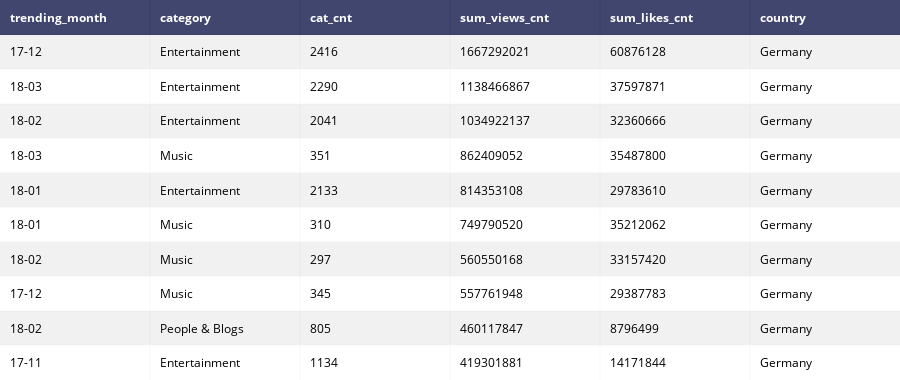

The notebook cell this image was saved under:
### Code cell
iplot(table)

### Figure 1 — Plotly figure (JSON) as saved in the notebook; plotly's stock layout.template omitted (floating-point values rounded to 4 significant figures)
{"data": [{"colorscale": [[0, "#00083e"], [0.5, "#ededee"], [1, "#ffffff"]], "hoverinfo": "none", "opacity": 0.75, "showscale": false, "type": "heatmap", "z": [[0, 0, 0, 0, 0, 0], [0.5, 0.5, 0.5, 0.5, 0.5, 0.5], [1, 1, 1, 1, 1, 1], [0.5, 0.5, 0.5, 0.5, 0.5, 0.5], [1, 1, 1, 1, 1, 1], [0.5, 0.5, 0.5, 0.5, 0.5, 0.5], [1, 1, 1, 1, 1, 1], [0.5, 0.5, 0.5, 0.5, 0.5, 0.5], [1, 1, 1, 1, 1, 1], [0.5, 0.5, 0.5, 0.5, 0.5, 0.5], [1, 1, 1, 1, 1, 1]]}], "layout": {"annotations": [{"align": "left", "font": {"color": "#ffffff"}, "showarrow": false, "text": "<b>trending_month</b>", "x": -0.45, "xanchor": "left", "xref": "x1", "y": 0, "yref": "y1"}, {"align": "left", "font": {"color": "#ffffff"}, "showarrow": false, "text": "<b>category</b>", "x": 0.55, "xanchor": "left", "xref": "x1", "y": 0, "yref": "y1"}, {"align": "left", "font": {"color": "#ffffff"}, "showarrow": false, "text": "<b>cat_cnt</b>", "x": 1.55, "xanchor": "left", "xref": "x1", "y": 0, "yref": "y1"}, {"align": "left", "font": {"color": "#ffffff"}, "showarrow": false, "text": "<b>sum_views_cnt</b>", "x": 2.55, "xanchor": "left", "xref": "x1", "y": 0, "yref": "y1"}, {"align": "left", "font": {"color": "#ffffff"}, "showarrow": false, "text": "<b>sum_likes_cnt</b>", "x": 3.55, "xanchor": "left", "xref": "x1", "y": 0, "yref": "y1"}, {"align": "left", "font": {"color": "#ffffff"}, "showarrow": false, "text": "<b>country</b>", "x": 4.55, "xanchor": "left", "xref": "x1", "y": 0, "yref": "y1"}, {"align": "left", "font": {"color": "#000000"}, "showarrow": false, "text": "17-12", "x": -0.45, "xanchor": "left", "xref": "x1", "y": 1, "yref": "y1"}, {"align": "left", "font": {"color": "#000000"}, "showarrow": false, "text": "Entertainment", "x": 0.55, "xanchor": "left", "xref": "x1", "y": 1, "yref": "y1"}, {"align": "left", "font": {"color": "#000000"}, "showarrow": false, "text": "2416", "x": 1.55, "xanchor": "left", "xref": "x1", "y": 1, "yref": "y1"}, {"align": "left", "font": {"color": "#000000"}, "showarrow": false, "text": "1667292021", "x": 2.55, "xanchor": "left", "xref": "x1", "y": 1, "yref": "y1"}, {"align": "left", "font": {"color": "#000000"}, "showarrow": false, "text": "60876128", "x": 3.55, "xanchor": "left", "xref": "x1", "y": 1, "yref": "y1"}, {"align": "left", "font": {"color": "#000000"}, "showarrow": false, "text": "Germany", "x": 4.55, "xanchor": "left", "xref": "x1", "y": 1, "yref": "y1"}, {"align": "left", "font": {"color": "#000000"}, "showarrow": false, "text": "18-03", "x": -0.45, "xanchor": "left", "xref": "x1", "y": 2, "yref": "y1"}, {"align": "left", "font": {"color": "#000000"}, "showarrow": false, "text": "Entertainment", "x": 0.55, "xanchor": "left", "xref": "x1", "y": 2, "yref": "y1"}, {"align": "left", "font": {"color": "#000000"}, "showarrow": false, "text": "2290", "x": 1.55, "xanchor": "left", "xref": "x1", "y": 2, "yref": "y1"}, {"align": "left", "font": {"color": "#000000"}, "showarrow": false, "text": "1138466867", "x": 2.55, "xanchor": "left", "xref": "x1", "y": 2, "yref": "y1"}, {"align": "left", "font": {"color": "#000000"}, "showarrow": false, "text": "37597871", "x": 3.55, "xanchor": "left", "xref": "x1", "y": 2, "yref": "y1"}, {"align": "left", "font": {"color": "#000000"}, "showarrow": false, "text": "Germany", "x": 4.55, "xanchor": "left", "xref": "x1", "y": 2, "yref": "y1"}, {"align": "left", "font": {"color": "#000000"}, "showarrow": false, "text": "18-02", "x": -0.45, "xanchor": "left", "xref": "x1", "y": 3, "yref": "y1"}, {"align": "left", "font": {"color": "#000000"}, "showarrow": false, "text": "Entertainment", "x": 0.55, "xanchor": "left", "xref": "x1", "y": 3, "yref": "y1"}, {"align": "left", "font": {"color": "#000000"}, "showarrow": false, "text": "2041", "x": 1.55, "xanchor": "left", "xref": "x1", "y": 3, "yref": "y1"}, {"align": "left", "font": {"color": "#000000"}, "showarrow": false, "text": "1034922137", "x": 2.55, "xanchor": "left", "xref": "x1", "y": 3, "yref": "y1"}, {"align": "left", "font": {"color": "#000000"}, "showarrow": false, "text": "32360666", "x": 3.55, "xanchor": "left", "xref": "x1", "y": 3, "yref": "y1"}, {"align": "left", "font": {"color": "#000000"}, "showarrow": false, "text": "Germany", "x": 4.55, "xanchor": "left", "xref": "x1", "y": 3, "yref": "y1"}, {"align": "left", "font": {"color": "#000000"}, "showarrow": false, "text": "18-03", "x": -0.45, "xanchor": "left", "xref": "x1", "y": 4, "yref": "y1"}, {"align": "left", "font": {"color": "#000000"}, "showarrow": false, "text": "Music", "x": 0.55, "xanchor": "left", "xref": "x1", "y": 4, "yref": "y1"}, {"align": "left", "font": {"color": "#000000"}, "showarrow": false, "text": "351", "x": 1.55, "xanchor": "left", "xref": "x1", "y": 4, "yref": "y1"}, {"align": "left", "font": {"color": "#000000"}, "showarrow": false, "text": "862409052", "x": 2.55, "xanchor": "left", "xref": "x1", "y": 4, "yref": "y1"}, {"align": "left", "font": {"color": "#000000"}, "showarrow": false, "text": "35487800", "x": 3.55, "xanchor": "left", "xref": "x1", "y": 4, "yref": "y1"}, {"align": "left", "font": {"color": "#000000"}, "showarrow": false, "text": "Germany", "x": 4.55, "xanchor": "left", "xref": "x1", "y": 4, "yref": "y1"}, {"align": "left", "font": {"color": "#000000"}, "showarrow": false, "text": "18-01", "x": -0.45, "xanchor": "left", "xref": "x1", "y": 5, "yref": "y1"}, {"align": "left", "font": {"color": "#000000"}, "showarrow": false, "text": "Entertainment", "x": 0.55, "xanchor": "left", "xref": "x1", "y": 5, "yref": "y1"}, {"align": "left", "font": {"color": "#000000"}, "showarrow": false, "text": "2133", "x": 1.55, "xanchor": "left", "xref": "x1", "y": 5, "yref": "y1"}, {"align": "left", "font": {"color": "#000000"}, "showarrow": false, "text": "814353108", "x": 2.55, "xanchor": "left", "xref": "x1", "y": 5, "yref": "y1"}, {"align": "left", "font": {"color": "#000000"}, "showarrow": false, "text": "29783610", "x": 3.55, "xanchor": "left", "xref": "x1", "y": 5, "yref": "y1"}, {"align": "left", "font": {"color": "#000000"}, "showarrow": false, "text": "Germany", "x": 4.55, "xanchor": "left", "xref": "x1", "y": 5, "yref": "y1"}, {"align": "left", "font": {"color": "#000000"}, "showarrow": false, "text": "18-01", "x": -0.45, "xanchor": "left", "xref": "x1", "y": 6, "yref": "y1"}, {"align": "left", "font": {"color": "#000000"}, "showarrow": false, "text": "Music", "x": 0.55, "xanchor": "left", "xref": "x1", "y": 6, "yref": "y1"}, {"align": "left", "font": {"color": "#000000"}, "showarrow": false, "text": "310", "x": 1.55, "xanchor": "left", "xref": "x1", "y": 6, "yref": "y1"}, {"align": "left", "font": {"color": "#000000"}, "showarrow": false, "text": "749790520", "x": 2.55, "xanchor": "left", "xref": "x1", "y": 6, "yref": "y1"}, {"align": "left", "font": {"color": "#000000"}, "showarrow": false, "text": "35212062", "x": 3.55, "xanchor": "left", "xref": "x1", "y": 6, "yref": "y1"}, {"align": "left", "font": {"color": "#000000"}, "showarrow": false, "text": "Germany", "x": 4.55, "xanchor": "left", "xref": "x1", "y": 6, "yref": "y1"}, {"align": "left", "font": {"color": "#000000"}, "showarrow": false, "text": "18-02", "x": -0.45, "xanchor": "left", "xref": "x1", "y": 7, "yref": "y1"}, {"align": "left", "font": {"color": "#000000"}, "showarrow": false, "text": "Music", "x": 0.55, "xanchor": "left", "xref": "x1", "y": 7, "yref": "y1"}, {"align": "left", "font": {"color": "#000000"}, "showarrow": false, "text": "297", "x": 1.55, "xanchor": "left", "xref": "x1", "y": 7, "yref": "y1"}, {"align": "left", "font": {"color": "#000000"}, "showarrow": false, "text": "560550168", "x": 2.55, "xanchor": "left", "xref": "x1", "y": 7, "yref": "y1"}, {"align": "left", "font": {"color": "#000000"}, "showarrow": false, "text": "33157420", "x": 3.55, "xanchor": "left", "xref": "x1", "y": 7, "yref": "y1"}, {"align": "left", "font": {"color": "#000000"}, "showarrow": false, "text": "Germany", "x": 4.55, "xanchor": "left", "xref": "x1", "y": 7, "yref": "y1"}, {"align": "left", "font": {"color": "#000000"}, "showarrow": false, "text": "17-12", "x": -0.45, "xanchor": "left", "xref": "x1", "y": 8, "yref": "y1"}, {"align": "left", "font": {"color": "#000000"}, "showarrow": false, "text": "Music", "x": 0.55, "xanchor": "left", "xref": "x1", "y": 8, "yref": "y1"}, {"align": "left", "font": {"color": "#000000"}, "showarrow": false, "text": "345", "x": 1.55, "xanchor": "left", "xref": "x1", "y": 8, "yref": "y1"}, {"align": "left", "font": {"color": "#000000"}, "showarrow": false, "text": "557761948", "x": 2.55, "xanchor": "left", "xref": "x1", "y": 8, "yref": "y1"}, {"align": "left", "font": {"color": "#000000"}, "showarrow": false, "text": "29387783", "x": 3.55, "xanchor": "left", "xref": "x1", "y": 8, "yref": "y1"}, {"align": "left", "font": {"color": "#000000"}, "showarrow": false, "text": "Germany", "x": 4.55, "xanchor": "left", "xref": "x1", "y": 8, "yref": "y1"}, {"align": "left", "font": {"color": "#000000"}, "showarrow": false, "text": "18-02", "x": -0.45, "xanchor": "left", "xref": "x1", "y": 9, "yref": "y1"}, {"align": "left", "font": {"color": "#000000"}, "showarrow": false, "text": "People & Blogs", "x": 0.55, "xanchor": "left", "xref": "x1", "y": 9, "yref": "y1"}, {"align": "left", "font": {"color": "#000000"}, "showarrow": false, "text": "805", "x": 1.55, "xanchor": "left", "xref": "x1", "y": 9, "yref": "y1"}, {"align": "left", "font": {"color": "#000000"}, "showarrow": false, "text": "460117847", "x": 2.55, "xanchor": "left", "xref": "x1", "y": 9, "yref": "y1"}, {"align": "left", "font": {"color": "#000000"}, "showarrow": false, "text": "8796499", "x": 3.55, "xanchor": "left", "xref": "x1", "y": 9, "yref": "y1"}, {"align": "left", "font": {"color": "#000000"}, "showarrow": false, "text": "Germany", "x": 4.55, "xanchor": "left", "xref": "x1", "y": 9, "yref": "y1"}, {"align": "left", "font": {"color": "#000000"}, "showarrow": false, "text": "17-11", "x": -0.45, "xanchor": "left", "xref": "x1", "y": 10, "yref": "y1"}, {"align": "left", "font": {"color": "#000000"}, "showarrow": false, "text": "Entertainment", "x": 0.55, "xanchor": "left", "xref": "x1", "y": 10, "yref": "y1"}, {"align": "left", "font": {"color": "#000000"}, "showarrow": false, "text": "1134", "x": 1.55, "xanchor": "left", "xref": "x1", "y": 10, "yref": "y1"}, {"align": "left", "font": {"color": "#000000"}, "showarrow": false, "text": "419301881", "x": 2.55, "xanchor": "left", "xref": "x1", "y": 10, "yref": "y1"}, {"align": "left", "font": {"color": "#000000"}, "showarrow": false, "text": "14171844", "x": 3.55, "xanchor": "left", "xref": "x1", "y": 10, "yref": "y1"}, {"align": "left", "font": {"color": "#000000"}, "showarrow": false, "text": "Germany", "x": 4.55, "xanchor": "left", "xref": "x1", "y": 10, "yref": "y1"}], "height": 380, "margin": {"b": 0, "l": 0, "r": 0, "t": 0}, "xaxis": {"dtick": 1, "gridwidth": 2, "showticklabels": false, "tick0": -0.5, "ticks": "", "zeroline": false}, "yaxis": {"autorange": "reversed", "dtick": 1, "gridwidth": 2, "showticklabels": false, "tick0": 0.5, "ticks": "", "zeroline": false}}}
